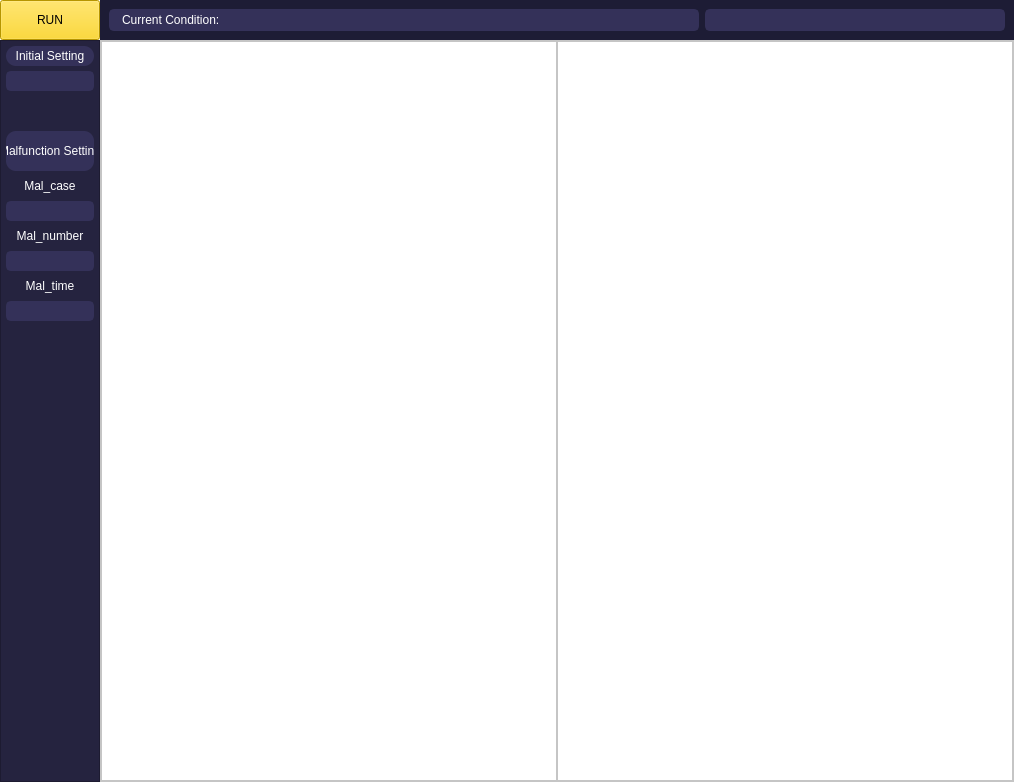
<?xml version="1.0" encoding="UTF-8"?>
<ui version="4.0">
 <class>MainWindow</class>
 <widget class="QMainWindow" name="MainWindow">
  <property name="geometry">
   <rect>
    <x>0</x>
    <y>0</y>
    <width>1014</width>
    <height>782</height>
   </rect>
  </property>
  <property name="minimumSize">
   <size>
    <width>1000</width>
    <height>500</height>
   </size>
  </property>
  <property name="windowTitle">
   <string>MainWindow</string>
  </property>
  <property name="styleSheet">
   <string notr="true">background-color: rgb(255, 255, 255);</string>
  </property>
  <widget class="QWidget" name="centralwidget">
   <layout class="QVBoxLayout" name="verticalLayout">
    <property name="spacing">
     <number>0</number>
    </property>
    <property name="leftMargin">
     <number>0</number>
    </property>
    <property name="topMargin">
     <number>0</number>
    </property>
    <property name="rightMargin">
     <number>0</number>
    </property>
    <property name="bottomMargin">
     <number>0</number>
    </property>
    <item>
     <widget class="QFrame" name="Top_bar">
      <property name="maximumSize">
       <size>
        <width>16777215</width>
        <height>40</height>
       </size>
      </property>
      <property name="styleSheet">
       <string notr="true">background-color: rgb(29, 28, 53);
</string>
      </property>
      <property name="frameShape">
       <enum>QFrame::NoFrame</enum>
      </property>
      <property name="frameShadow">
       <enum>QFrame::Raised</enum>
      </property>
      <layout class="QHBoxLayout" name="horizontalLayout">
       <property name="spacing">
        <number>0</number>
       </property>
       <property name="leftMargin">
        <number>0</number>
       </property>
       <property name="topMargin">
        <number>0</number>
       </property>
       <property name="rightMargin">
        <number>0</number>
       </property>
       <property name="bottomMargin">
        <number>0</number>
       </property>
       <item>
        <widget class="QFrame" name="Top_toggle">
         <property name="maximumSize">
          <size>
           <width>100</width>
           <height>100</height>
          </size>
         </property>
         <property name="styleSheet">
          <string notr="true">background-color: rgb(255, 255, 255);</string>
         </property>
         <property name="frameShape">
          <enum>QFrame::NoFrame</enum>
         </property>
         <property name="frameShadow">
          <enum>QFrame::Plain</enum>
         </property>
         <property name="lineWidth">
          <number>0</number>
         </property>
         <layout class="QVBoxLayout" name="verticalLayout_2">
          <property name="spacing">
           <number>0</number>
          </property>
          <property name="leftMargin">
           <number>0</number>
          </property>
          <property name="topMargin">
           <number>0</number>
          </property>
          <property name="rightMargin">
           <number>0</number>
          </property>
          <property name="bottomMargin">
           <number>0</number>
          </property>
          <item>
           <widget class="QPushButton" name="Run">
            <property name="sizePolicy">
             <sizepolicy hsizetype="Expanding" vsizetype="Expanding">
              <horstretch>0</horstretch>
              <verstretch>0</verstretch>
             </sizepolicy>
            </property>
            <property name="styleSheet">
             <string notr="true">QPushButton {
	font: 70 14pt &quot;맑은 고딕&quot;;
	background-color: rgb(255, 209, 0);
}
QPushButton:hover {
	font: 70 14pt &quot;맑은 고딕&quot;;
	background-color: rgb(255, 93, 86);
}
QPushButton:checked {
	font: 70 14pt &quot;맑은 고딕&quot;;
	background-color: rgb(0, 93, 86);
	border: none; 
}

</string>
            </property>
            <property name="text">
             <string>RUN</string>
            </property>
            <property name="checkable">
             <bool>true</bool>
            </property>
           </widget>
          </item>
         </layout>
        </widget>
       </item>
       <item>
        <widget class="QFrame" name="Top_width">
         <property name="frameShape">
          <enum>QFrame::NoFrame</enum>
         </property>
         <property name="frameShadow">
          <enum>QFrame::Raised</enum>
         </property>
         <layout class="QHBoxLayout" name="horizontalLayout_3">
          <item>
           <widget class="QLabel" name="Top_width_output">
            <property name="styleSheet">
             <string notr="true">QLabel {
    border: 2px solid rgb(52,49,89);
    border-radius: 5px;
    padding: 0 8px;
    background: rgb(52,49,89);
	font: 75 14pt &quot;맑은 고딕&quot;;
	color: rgb(255, 255, 255);
    selection-background-color: darkgray;
}</string>
            </property>
            <property name="text">
             <string>Current Condition:</string>
            </property>
            <property name="alignment">
             <set>Qt::AlignLeading|Qt::AlignLeft|Qt::AlignVCenter</set>
            </property>
           </widget>
          </item>
          <item>
           <widget class="QLabel" name="Top_width_emp">
            <property name="maximumSize">
             <size>
              <width>300</width>
              <height>16777215</height>
             </size>
            </property>
            <property name="styleSheet">
             <string notr="true">QLabel {
    border: 2px solid rgb(52,49,89);
    border-radius: 5px;
    padding: 0 8px;
    background: rgb(52,49,89);
	font: 75 14pt &quot;맑은 고딕&quot;;
	color: rgb(255, 255, 255);
    selection-background-color: darkgray;
}</string>
            </property>
            <property name="text">
             <string/>
            </property>
            <property name="alignment">
             <set>Qt::AlignCenter</set>
            </property>
           </widget>
          </item>
         </layout>
        </widget>
       </item>
      </layout>
     </widget>
    </item>
    <item>
     <widget class="QFrame" name="Content">
      <property name="frameShape">
       <enum>QFrame::NoFrame</enum>
      </property>
      <property name="frameShadow">
       <enum>QFrame::Raised</enum>
      </property>
      <property name="lineWidth">
       <number>0</number>
      </property>
      <layout class="QHBoxLayout" name="horizontalLayout_2">
       <property name="spacing">
        <number>0</number>
       </property>
       <property name="leftMargin">
        <number>0</number>
       </property>
       <property name="topMargin">
        <number>0</number>
       </property>
       <property name="rightMargin">
        <number>0</number>
       </property>
       <property name="bottomMargin">
        <number>0</number>
       </property>
       <item>
        <widget class="QFrame" name="Content_left">
         <property name="maximumSize">
          <size>
           <width>100</width>
           <height>16777215</height>
          </size>
         </property>
         <property name="styleSheet">
          <string notr="true">background-color: rgb(37, 35, 63);</string>
         </property>
         <property name="frameShape">
          <enum>QFrame::StyledPanel</enum>
         </property>
         <property name="frameShadow">
          <enum>QFrame::Raised</enum>
         </property>
         <layout class="QVBoxLayout" name="verticalLayout_3">
          <property name="spacing">
           <number>0</number>
          </property>
          <property name="leftMargin">
           <number>0</number>
          </property>
          <property name="topMargin">
           <number>0</number>
          </property>
          <property name="rightMargin">
           <number>0</number>
          </property>
          <property name="bottomMargin">
           <number>0</number>
          </property>
          <item>
           <widget class="QFrame" name="Content_menu">
            <property name="frameShape">
             <enum>QFrame::NoFrame</enum>
            </property>
            <property name="frameShadow">
             <enum>QFrame::Raised</enum>
            </property>
            <layout class="QVBoxLayout" name="verticalLayout_4">
             <property name="spacing">
              <number>5</number>
             </property>
             <property name="leftMargin">
              <number>5</number>
             </property>
             <property name="topMargin">
              <number>5</number>
             </property>
             <property name="rightMargin">
              <number>5</number>
             </property>
             <property name="bottomMargin">
              <number>5</number>
             </property>
             <item>
              <widget class="QPushButton" name="Ini_setting">
               <property name="maximumSize">
                <size>
                 <width>16777215</width>
                 <height>20</height>
                </size>
               </property>
               <property name="styleSheet">
                <string notr="true">QPushButton {
	color: rgb(255, 255, 255);
	font: 75 9pt &quot;맑은 고딕&quot;;
    border-radius: 10px;
	background-color: rgb(52,49,89);
}
QPushButton:hover {
	color: rgb(255, 255, 255);
	font: 75 9pt &quot;맑은 고딕&quot;;
	border: 1px solid  #dddddd;
    border-radius: 10px;
	background-color: rgb(52,49,89);
}
QPushButton:pressed{
	color: rgb(204, 18, 89);
	font: 75 9pt &quot;맑은 고딕&quot;;
	border: 2px solid  #dddddd;
    border-radius: 10px;
	background-color: rgb(52,49,89);
}
</string>
               </property>
               <property name="text">
                <string>Initial Setting</string>
               </property>
              </widget>
             </item>
             <item>
              <widget class="QLineEdit" name="Line_ini_0">
               <property name="styleSheet">
                <string notr="true">QLineEdit {
    border: 2px solid rgb(52,49,89);
    border-radius: 5px;
    padding: 0 8px;
    background: rgb(52,49,89);
	color: rgb(255, 255, 255);
    selection-background-color: darkgray;
}</string>
               </property>
               <property name="alignment">
                <set>Qt::AlignCenter</set>
               </property>
              </widget>
             </item>
             <item>
              <widget class="QLabel" name="Content_menu_empty_2">
               <property name="maximumSize">
                <size>
                 <width>16777215</width>
                 <height>30</height>
                </size>
               </property>
               <property name="text">
                <string/>
               </property>
              </widget>
             </item>
             <item>
              <widget class="QPushButton" name="Mal_setting">
               <property name="maximumSize">
                <size>
                 <width>16777215</width>
                 <height>40</height>
                </size>
               </property>
               <property name="styleSheet">
                <string notr="true">QPushButton {
	color: rgb(255, 255, 255);
	font: 75 9pt &quot;맑은 고딕&quot;;
    border-radius: 10px;
	background-color: rgb(52,49,89);
}
QPushButton:hover {
	color: rgb(255, 255, 255);
	font: 75 9pt &quot;맑은 고딕&quot;;
	border: 1px solid  #dddddd;
    border-radius: 10px;
	background-color: rgb(52,49,89);
}
QPushButton:pressed{
	color: rgb(204, 18, 89);
	font: 75 9pt &quot;맑은 고딕&quot;;
	border: 2px solid  #dddddd;
    border-radius: 10px;
	background-color: rgb(52,49,89);
}
</string>
               </property>
               <property name="text">
                <string>Malfunction Setting</string>
               </property>
              </widget>
             </item>
             <item>
              <widget class="QLabel" name="Label_mal_0_case">
               <property name="maximumSize">
                <size>
                 <width>16777215</width>
                 <height>20</height>
                </size>
               </property>
               <property name="styleSheet">
                <string notr="true">color: rgb(255, 255, 255);
font: 75 9pt &quot;맑은 고딕&quot;;</string>
               </property>
               <property name="text">
                <string>Mal_case</string>
               </property>
               <property name="alignment">
                <set>Qt::AlignCenter</set>
               </property>
              </widget>
             </item>
             <item>
              <widget class="QLineEdit" name="Line_mal_0_case">
               <property name="styleSheet">
                <string notr="true">QLineEdit {
    border: 2px solid rgb(52,49,89);
    border-radius: 5px;
    padding: 0 8px;
    background: rgb(52,49,89);
	color: rgb(255, 255, 255);
    selection-background-color: darkgray;
}</string>
               </property>
               <property name="alignment">
                <set>Qt::AlignCenter</set>
               </property>
              </widget>
             </item>
             <item>
              <widget class="QLabel" name="Label_mal_1_nub">
               <property name="maximumSize">
                <size>
                 <width>16777215</width>
                 <height>20</height>
                </size>
               </property>
               <property name="styleSheet">
                <string notr="true">color: rgb(255, 255, 255);
font: 75 9pt &quot;맑은 고딕&quot;;</string>
               </property>
               <property name="text">
                <string>Mal_number</string>
               </property>
               <property name="alignment">
                <set>Qt::AlignCenter</set>
               </property>
              </widget>
             </item>
             <item>
              <widget class="QLineEdit" name="Line_mal_1_nub">
               <property name="styleSheet">
                <string notr="true">QLineEdit {
    border: 2px solid rgb(52,49,89);
    border-radius: 5px;
    padding: 0 8px;
    background: rgb(52,49,89);
	color: rgb(255, 255, 255);
    selection-background-color: darkgray;
}</string>
               </property>
               <property name="alignment">
                <set>Qt::AlignCenter</set>
               </property>
              </widget>
             </item>
             <item>
              <widget class="QLabel" name="Label_mal_2_time">
               <property name="maximumSize">
                <size>
                 <width>16777215</width>
                 <height>20</height>
                </size>
               </property>
               <property name="styleSheet">
                <string notr="true">color: rgb(255, 255, 255);
font: 75 9pt &quot;맑은 고딕&quot;;</string>
               </property>
               <property name="text">
                <string>Mal_time</string>
               </property>
               <property name="alignment">
                <set>Qt::AlignCenter</set>
               </property>
              </widget>
             </item>
             <item>
              <widget class="QLineEdit" name="Line_mal_2_time">
               <property name="maximumSize">
                <size>
                 <width>16777215</width>
                 <height>20</height>
                </size>
               </property>
               <property name="styleSheet">
                <string notr="true">QLineEdit {
    border: 2px solid rgb(52,49,89);
    border-radius: 5px;
    padding: 0 8px;
    background: rgb(52,49,89);
	color: rgb(255, 255, 255);
    selection-background-color: darkgray;
}</string>
               </property>
               <property name="alignment">
                <set>Qt::AlignCenter</set>
               </property>
              </widget>
             </item>
             <item>
              <widget class="QPushButton" name="Content_menu_empty_0">
               <property name="maximumSize">
                <size>
                 <width>16777215</width>
                 <height>1000</height>
                </size>
               </property>
               <property name="styleSheet">
                <string notr="true">border: none; </string>
               </property>
               <property name="text">
                <string/>
               </property>
              </widget>
             </item>
            </layout>
           </widget>
          </item>
         </layout>
        </widget>
       </item>
       <item>
        <widget class="QFrame" name="Content_right">
         <property name="styleSheet">
          <string notr="true">background-color: rgb(255, 255, 255);</string>
         </property>
         <property name="frameShape">
          <enum>QFrame::StyledPanel</enum>
         </property>
         <property name="frameShadow">
          <enum>QFrame::Raised</enum>
         </property>
         <layout class="QHBoxLayout" name="horizontalLayout_4">
          <property name="spacing">
           <number>0</number>
          </property>
          <property name="leftMargin">
           <number>0</number>
          </property>
          <property name="topMargin">
           <number>0</number>
          </property>
          <property name="rightMargin">
           <number>0</number>
          </property>
          <property name="bottomMargin">
           <number>0</number>
          </property>
          <item>
           <widget class="QFrame" name="Coten_right_1_bot">
            <property name="frameShape">
             <enum>QFrame::StyledPanel</enum>
            </property>
            <property name="frameShadow">
             <enum>QFrame::Raised</enum>
            </property>
            <layout class="QVBoxLayout" name="verticalLayout_7">
             <property name="spacing">
              <number>0</number>
             </property>
             <property name="leftMargin">
              <number>0</number>
             </property>
             <property name="topMargin">
              <number>0</number>
             </property>
             <property name="rightMargin">
              <number>0</number>
             </property>
             <property name="bottomMargin">
              <number>0</number>
             </property>
             <item>
              <layout class="QVBoxLayout" name="GP_1_5"/>
             </item>
             <item>
              <layout class="QVBoxLayout" name="GP_1_4"/>
             </item>
             <item>
              <layout class="QVBoxLayout" name="GP_1_3"/>
             </item>
             <item>
              <layout class="QVBoxLayout" name="GP_1_2"/>
             </item>
             <item>
              <layout class="QVBoxLayout" name="GP_1_1"/>
             </item>
            </layout>
           </widget>
          </item>
          <item>
           <widget class="QFrame" name="Coten_right_0_top">
            <property name="frameShape">
             <enum>QFrame::StyledPanel</enum>
            </property>
            <property name="frameShadow">
             <enum>QFrame::Raised</enum>
            </property>
            <layout class="QVBoxLayout" name="verticalLayout_6">
             <property name="spacing">
              <number>0</number>
             </property>
             <property name="leftMargin">
              <number>0</number>
             </property>
             <property name="topMargin">
              <number>0</number>
             </property>
             <property name="rightMargin">
              <number>0</number>
             </property>
             <property name="bottomMargin">
              <number>0</number>
             </property>
             <item>
              <layout class="QVBoxLayout" name="GP_0_5"/>
             </item>
             <item>
              <layout class="QVBoxLayout" name="GP_0_4"/>
             </item>
             <item>
              <layout class="QVBoxLayout" name="GP_0_3"/>
             </item>
             <item>
              <layout class="QVBoxLayout" name="GP_0_2"/>
             </item>
             <item>
              <layout class="QVBoxLayout" name="GP_0_1"/>
             </item>
            </layout>
           </widget>
          </item>
         </layout>
        </widget>
       </item>
      </layout>
     </widget>
    </item>
   </layout>
  </widget>
 </widget>
 <resources/>
 <connections/>
</ui>
